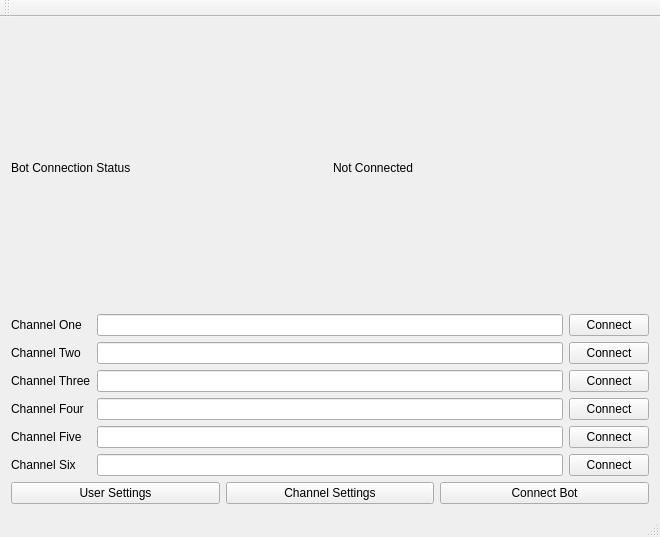
<?xml version="1.0" encoding="UTF-8"?>
<ui version="4.0">
 <class>MainWindow</class>
 <widget class="QMainWindow" name="MainWindow">
  <property name="geometry">
   <rect>
    <x>0</x>
    <y>0</y>
    <width>660</width>
    <height>537</height>
   </rect>
  </property>
  <property name="windowTitle">
   <string>MainWindow</string>
  </property>
  <widget class="QWidget" name="centralWidget">
   <layout class="QVBoxLayout" name="verticalLayout">
    <item>
     <layout class="QHBoxLayout" name="horizontalLayout">
      <item>
       <widget class="QLabel" name="botConnectionStatusLabel">
        <property name="text">
         <string>Bot Connection Status</string>
        </property>
       </widget>
      </item>
      <item>
       <widget class="QLabel" name="botConnectionStatus">
        <property name="text">
         <string>Not Connected</string>
        </property>
       </widget>
      </item>
     </layout>
    </item>
    <item>
     <layout class="QGridLayout" name="gridLayout">
      <item row="3" column="2">
       <widget class="QPushButton" name="connectChannelFour">
        <property name="text">
         <string>Connect</string>
        </property>
       </widget>
      </item>
      <item row="4" column="0">
       <widget class="QLabel" name="channelFiveLabel">
        <property name="text">
         <string>Channel Five</string>
        </property>
       </widget>
      </item>
      <item row="3" column="0">
       <widget class="QLabel" name="channelFourLabel">
        <property name="text">
         <string>Channel Four</string>
        </property>
       </widget>
      </item>
      <item row="0" column="2">
       <widget class="QPushButton" name="connectChannelOne">
        <property name="text">
         <string>Connect</string>
        </property>
       </widget>
      </item>
      <item row="4" column="1">
       <widget class="QLineEdit" name="channelFive"/>
      </item>
      <item row="0" column="1">
       <widget class="QLineEdit" name="channelOne"/>
      </item>
      <item row="3" column="1">
       <widget class="QLineEdit" name="channelFour"/>
      </item>
      <item row="1" column="1">
       <widget class="QLineEdit" name="channelTwo"/>
      </item>
      <item row="2" column="0">
       <widget class="QLabel" name="channelThreeLabel">
        <property name="text">
         <string>Channel Three</string>
        </property>
       </widget>
      </item>
      <item row="2" column="2">
       <widget class="QPushButton" name="connectChannelThree">
        <property name="text">
         <string>Connect</string>
        </property>
       </widget>
      </item>
      <item row="1" column="2">
       <widget class="QPushButton" name="connectChannelTwo">
        <property name="text">
         <string>Connect</string>
        </property>
       </widget>
      </item>
      <item row="4" column="2">
       <widget class="QPushButton" name="connectChannelFive">
        <property name="text">
         <string>Connect</string>
        </property>
       </widget>
      </item>
      <item row="1" column="0">
       <widget class="QLabel" name="channelTwoLabel">
        <property name="text">
         <string>Channel Two</string>
        </property>
       </widget>
      </item>
      <item row="2" column="1">
       <widget class="QLineEdit" name="channelThree"/>
      </item>
      <item row="0" column="0">
       <widget class="QLabel" name="channelOneLabel">
        <property name="text">
         <string>Channel One</string>
        </property>
       </widget>
      </item>
      <item row="5" column="0">
       <widget class="QLabel" name="channelSixLabel">
        <property name="text">
         <string>Channel Six</string>
        </property>
       </widget>
      </item>
      <item row="5" column="1">
       <widget class="QLineEdit" name="channelSix"/>
      </item>
      <item row="5" column="2">
       <widget class="QPushButton" name="connectChannelSix">
        <property name="text">
         <string>Connect</string>
        </property>
       </widget>
      </item>
     </layout>
    </item>
    <item>
     <layout class="QHBoxLayout" name="horizontalLayout_2">
      <item>
       <widget class="QPushButton" name="userSettingsButton">
        <property name="text">
         <string>User Settings</string>
        </property>
       </widget>
      </item>
      <item>
       <widget class="QPushButton" name="channelSettingsButton">
        <property name="text">
         <string>Channel Settings</string>
        </property>
       </widget>
      </item>
      <item>
       <widget class="QPushButton" name="connectBotButton">
        <property name="text">
         <string>Connect Bot</string>
        </property>
       </widget>
      </item>
     </layout>
    </item>
   </layout>
  </widget>
  <widget class="QMenuBar" name="menuBar">
   <property name="geometry">
    <rect>
     <x>0</x>
     <y>0</y>
     <width>660</width>
     <height>25</height>
    </rect>
   </property>
  </widget>
  <widget class="QToolBar" name="mainToolBar">
   <attribute name="toolBarArea">
    <enum>TopToolBarArea</enum>
   </attribute>
   <attribute name="toolBarBreak">
    <bool>false</bool>
   </attribute>
  </widget>
  <widget class="QStatusBar" name="statusBar"/>
 </widget>
 <layoutdefault spacing="6" margin="11"/>
 <resources/>
 <connections/>
</ui>
